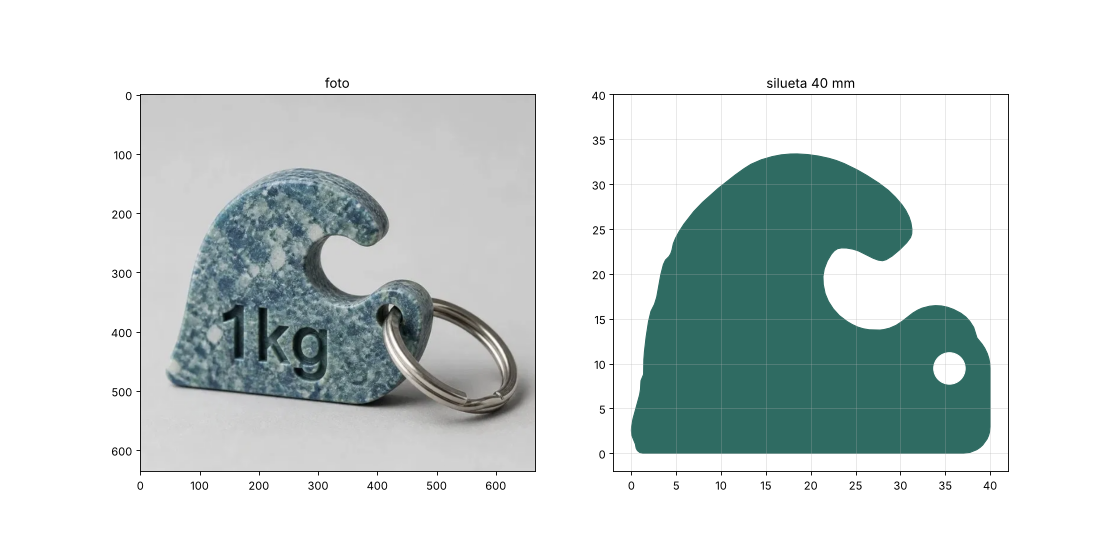

This chart was generated by the following Python code:
"""Llavero ola de la foto: silueta calcada de la imagen, 40 mm de ancho. Limpieza mínima:
base recta, esquina inferior derecha (tapada por la anilla en la foto) y lóbulo con taladro."""
import math, sys; sys.path.insert(0, ".")
from shapely.geometry import Polygon, Point, box, LineString
from shapely.ops import unary_union
from shapely import affinity
from calco import silueta

HOLE = 3.5             # taladro anilla (mm)
R_CONC = 1.0           # radio cóncavo mínimo que se respeta en la geometría (boca del tubo ~3 mm)
def C(x, y, r): return Point(x, y).buffer(r, 64)

def chaikin(coords, n=3):
    pts = list(coords)[:-1]
    for _ in range(n):
        out = []
        for i in range(len(pts)):
            p, q = pts[i], pts[(i + 1) % len(pts)]
            out.append((0.75*p[0] + 0.25*q[0], 0.75*p[1] + 0.25*q[1])); out.append((0.25*p[0] + 0.75*q[0], 0.25*p[1] + 0.75*q[1]))
        pts = out
    return Polygon(pts).buffer(0)

def pieza():
    g = silueta()
    g = chaikin(g.simplify(0.25).exterior.coords, 3)        # suavizar el escalonado de la máscara
    g = g.intersection(box(-5, 1.2, 45, 60)); g = affinity.translate(g, 0, -1.2)      # base recta
    g = g.difference(box(36.8, -1, 45, 7.5))                                           # sombra de la anilla
    nub_c = (36.3, 9.6); nub_r = 4.6
    xr, rc = nub_c[0] + nub_r, 3.0                                                                 # esquina inferior derecha (tapada por la anilla)
    corner = unary_union([box(30, 0, xr - rc, nub_c[1]), box(30, rc, xr, nub_c[1]), C(xr - rc, rc, rc)])
    g = unary_union([g, C(*nub_c, nub_r), corner])
    g = g.buffer(-0.8, 64).buffer(0.8, 64)                  # convexo suave
    g = g.buffer(R_CONC, 64).buffer(-R_CONC, 64)            # cóncavo >= R1
    if g.geom_type != "Polygon": g = max(g.geoms, key=lambda p: p.area)
    minx, miny, maxx, maxy = g.bounds; s = 40.0 / (maxx - minx)
    g = affinity.translate(affinity.scale(g, s, s, origin=(0, 0)), -minx * s, -miny * s)
    hole = (round((nub_c[0] - minx) * s, 2), round((nub_c[1] - miny) * s, 2))
    return g.simplify(0.03), hole

def medidas(g, hole):
    """Medidas características para el plano."""
    minx, miny, maxx, maxy = g.bounds
    void = g.envelope.buffer(5).difference(g)
    conc = g.convex_hull.difference(g)
    tube = [p for p in getattr(conc, "geoms", [conc]) if p.contains(Point(27, 21))][0]
    tube = tube.intersection(Point(27, 21).buffer(7.5))     # solo el hueco, sin la boca
    outside = void.difference(tube.buffer(0.3))
    tb = tube.bounds
    # boca: anchura mínima del canal entre el labio y el cuerpo (distancia entre las dos orillas)
    # se mide como el diámetro máximo de disco que pasa: buscar r tal que void.buffer(-r) siga conectando
    lo, hi = 0.5, 6.0
    for _ in range(20):
        r = (lo + hi) / 2
        er = void.buffer(-r, 32)
        parts = list(getattr(er, "geoms", [er]))
        inside = [p for p in parts if p.intersects(tube.buffer(-0.5))]
        connected = any(p.area > 0.5 * outside.area for p in inside)
        if connected: lo = r
        else: hi = r
    boca = round(2 * lo, 1)
    xs, ys = g.exterior.xy
    top = max(zip(ys, xs)); 
    return dict(ancho=round(maxx - minx, 1), alto=round(maxy - miny, 1), tubo=(round((tb[0]+tb[2])/2, 1), round((tb[1]+tb[3])/2, 1), round(tb[2]-tb[0], 1), round(tb[3]-tb[1], 1)),
                boca=boca, cresta=(round(top[1], 1), round(top[0], 1)), taladro=hole, area=round(g.area/100, 2))

if __name__ == "__main__":
    import matplotlib; matplotlib.use("Agg"); import matplotlib.pyplot as plt
    from matplotlib.patches import Circle
    from PIL import Image
    g, hole = pieza(); m = medidas(g, hole); print(m, len(g.exterior.coords))
    fig, ax = plt.subplots(1, 2, figsize=(14, 7))
    im = Image.open("/tmp/claude-0/-home-user/aa34e208-6da2-580b-b6a1-5ef1ac47aede/images/2.png"); ax[0].imshow(im); ax[0].set_title("foto")
    ax[1].fill(*g.exterior.xy, color="#2f6b62"); ax[1].add_patch(Circle(hole, HOLE/2, color="w"))
    ax[1].set_aspect("equal"); ax[1].grid(alpha=.3); ax[1].set_xlim(-2, 42); ax[1].set_ylim(-2, 40); ax[1].set_title("silueta 40 mm")
    plt.savefig("llavero.png", dpi=80)
